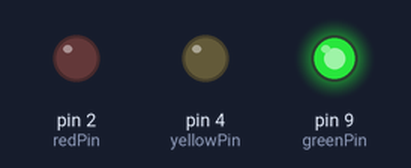
This sketch was run on a simulated Arduino Uno, built with avr-gcc and run on an emulated ATmega328P. Parts: output pins drawn as LEDs (lit = HIGH).

Above: at 5.0 s.
At 11.0 s:
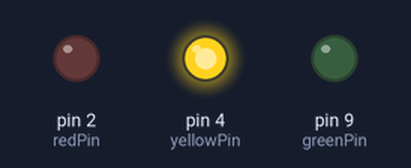
At 17.0 s:
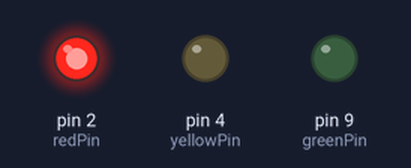
Timing chart, 0 to 28.6 s (numbered marks = the images above):
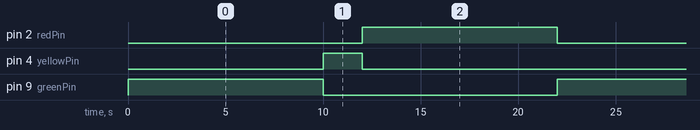

The sketch:

0429_led__1.ino
```cpp
int yellowPin = 4; // 핀 번호 설정
int greenPin = 9;
int redPin = 2;
// C++ code
// 이 코드는 실행시 한 번만 실행된다.
// 세팅하는 곳
void setup()
{
  pinMode(yellowPin, OUTPUT);
  pinMode(redPin, OUTPUT);
  pinMode(greenPin, OUTPUT);
  // LED를 출력모드로 설정
}

// 반복하여 작업실행
void loop()
{
  // 실제 차도 신호 코드 만들어 보기
  digitalWrite(greenPin, HIGH); // 핀을 HIGH(1)로 출력하라
  delay(10000); // 딜레이 시간 설정
  digitalWrite(greenPin, LOW); // 핀을 HIGH(2)로 출력하라
  digitalWrite(yellowPin, HIGH);
  delay(2000);
  digitalWrite(yellowPin, LOW);
  digitalWrite(redPin, HIGH);
  delay(10000);
  digitalWrite(redPin, LOW);
}
```

Measured:
- by itself, pin 2 (redPin), pin 9 (greenPin): alternates HIGH for 10.0 s and LOW for 12.0 s
- by itself, pin 4 (yellowPin): alternates HIGH for 2.0 s and LOW for 20.0 s
- by itself, everything shown: repeats every 22.0 s, in 4 steps
